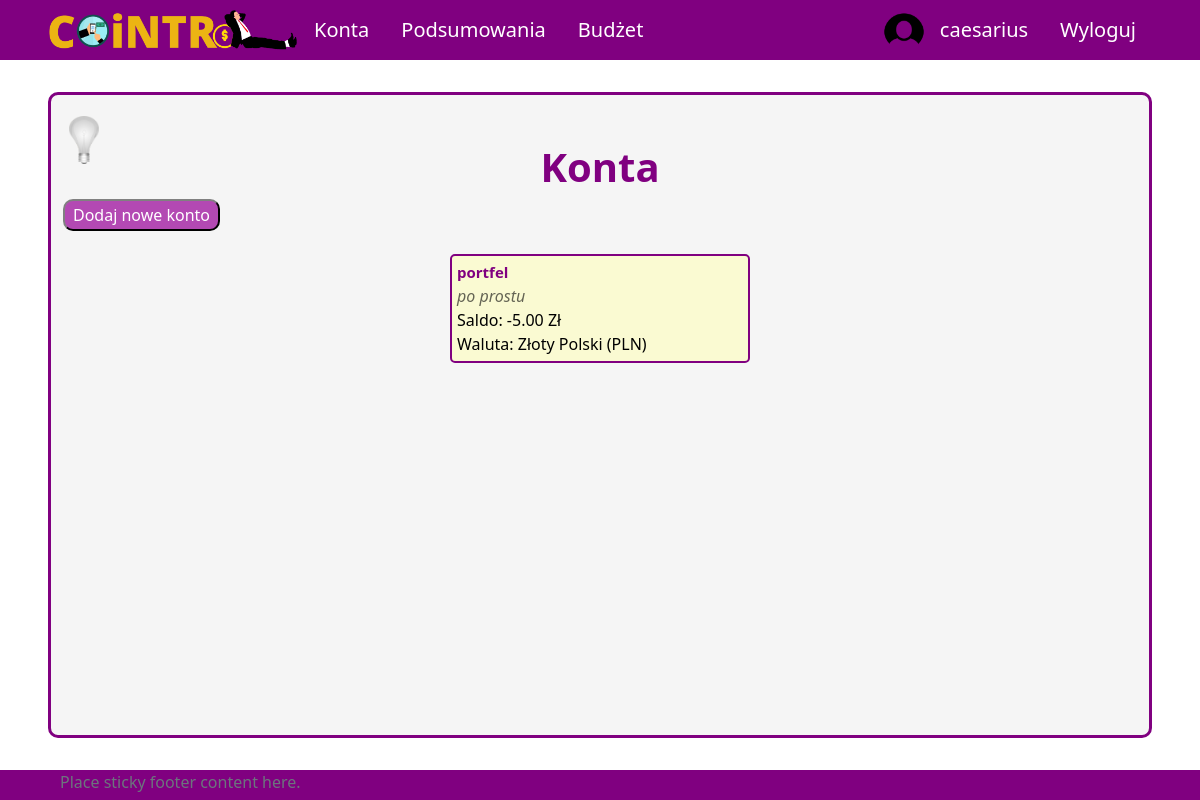
Before: /all-accounts (signed in) with the older database file.
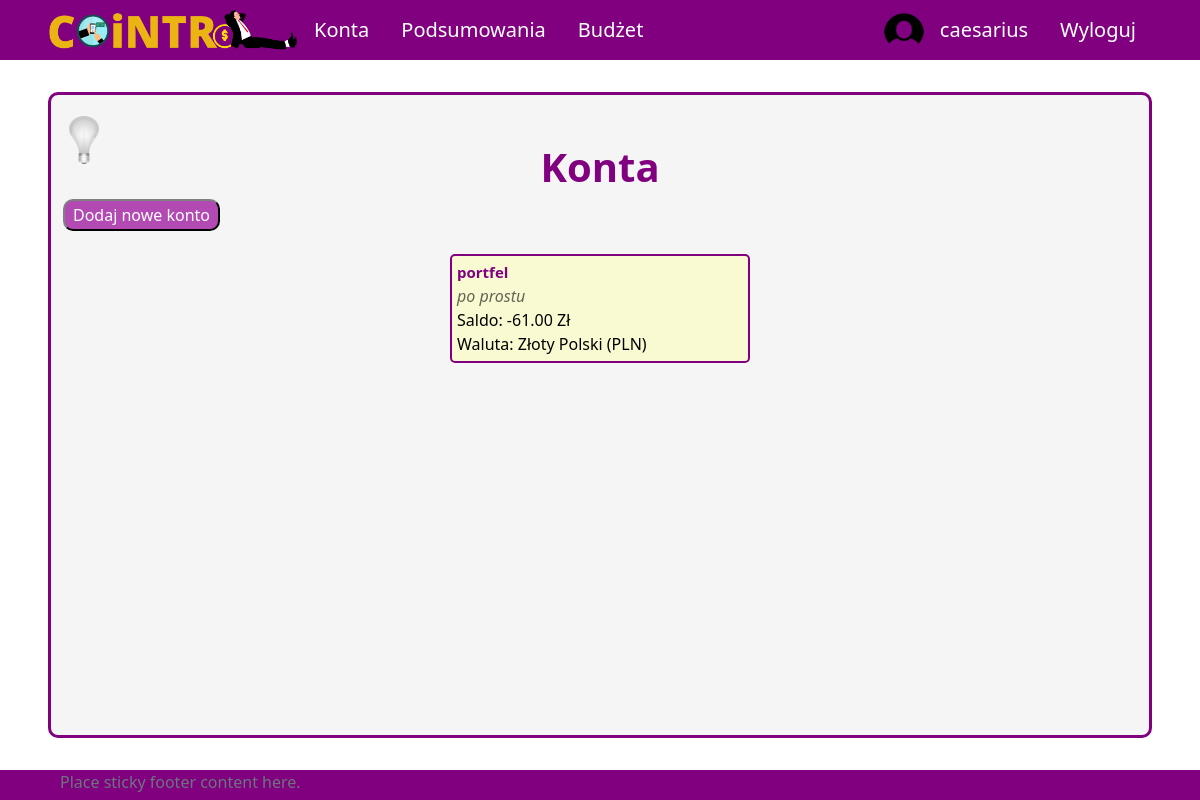
After: the same page with the newer database file.
### aplication/models.py (models this page shows, shortened)
class Account(models.Model):
    owner = models.ForeignKey(Profile, null=True, blank=True, on_delete=models.CASCADE)
    name = models.CharField(max_length=30)
    currency = models.ForeignKey(Currency, on_delete=models.SET_NULL, null=True)
    is_shared = models.BooleanField(default=False)
    description = models.CharField(max_length=100, null=True, blank=True)
    id = models.UUIDField(default=uuid.uuid4, unique=True, primary_key=True, editable=False)
    def __str__(self):
        return self.name
    def calculate_balance(self):
        balance = 0
        transactions = Transaction.objects.filter(id_account=self)
        for transaction in transactions:
            balance += transaction.converted_amount
        return balance
    def print_description(self):
        if self.description!=None:
            return self.description
        else:
            return ""

class Transaction(models.Model):
    id_account = models.ForeignKey(Account, on_delete=models.CASCADE)
    id_user = models.ForeignKey(Profile, on_delete=models.SET_NULL, null=True) #konto z którego dokonano transakcji zostało usunięte ale transakcja ma pozostać
    id_category = models.ForeignKey(Category, on_delete=models.CASCADE)
    id_subcategory = models.ForeignKey(Subcategory, on_delete=models.SET_NULL, null=True, blank=True)
    currency = models.ForeignKey(Currency, on_delete=models.SET_NULL, null=True)
    is_periodic = models.BooleanField(default=False)
    amount = models.DecimalField(max_digits=10, decimal_places=2)
    converted_amount = models.DecimalField(max_digits=10, decimal_places=2)
    transaction_date = models.DateField()
    description = models.CharField(max_length=255, blank=True, null=True)
    id = models.UUIDField(default=uuid.uuid4, unique=True, primary_key=True, editable=False)

### UsersApp/models.py (models this page shows)
class Currency(models.Model):
    name = models.CharField(max_length=100)
    access_name = models.CharField(max_length=20) #access_name nazwa aby zdobyć kurs walut
    sign = models.CharField(max_length=5) #znak waluty
    id = models.UUIDField(default=uuid.uuid4, unique=True,
                            primary_key=True, editable=False)
    def __str__(self):
        return "{}".format(self.name)

### aplication/views/account_views.py (the view)
# urls.py: path('all-accounts', allAccounts, name='all-accounts'),
@login_required(login_url='login')
def allAccounts(request):
    user_accounts = User_Account.objects.filter(id_user = request.user.profile.id)
    accounts = []
    for ua in user_accounts:
        accounts.append(Account.objects.get(id=ua.id_account.id))
    context = {'accounts': accounts}
    return render(request, 'application/account/all-accounts.html', context)

### templates/application/account/all-accounts.html (shortened to what this page needs)
{% extends 'application/base.html' %}
{% block content %}
    <div class="title">
        <h1>Konta</h1>
    </div>
    <a href="{% url 'create-account' %}">
        <button class="button">Dodaj nowe konto</button>
    </a>
    <div class="content tiles" id="all-accounts">
        {% for acc in accounts %}
            <div class="account">
                <a class="account-link" href={% url 'account' pk=acc.id %}>
                <span class="name">{{ acc }}</span>
                <span class="account-description">{{ acc.print_description }}</span>
                <span class="balance">Saldo: {{ acc.calculate_balance }} {{acc.currency.sign}}</span>
                <span class="balance">Waluta: {{ acc.currency }}</span>
                </a>
            </div>
        {% endfor %}
    </div>
{% endblock %}

Changed rows visible on the page:
changed through a linked row, Account "po prostu": calculate_balance "-5.00" → "-61.00"
